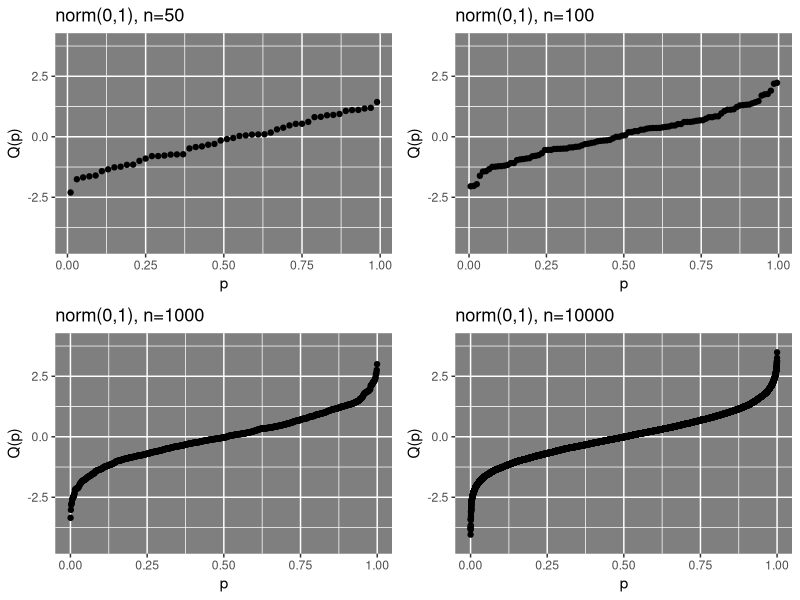
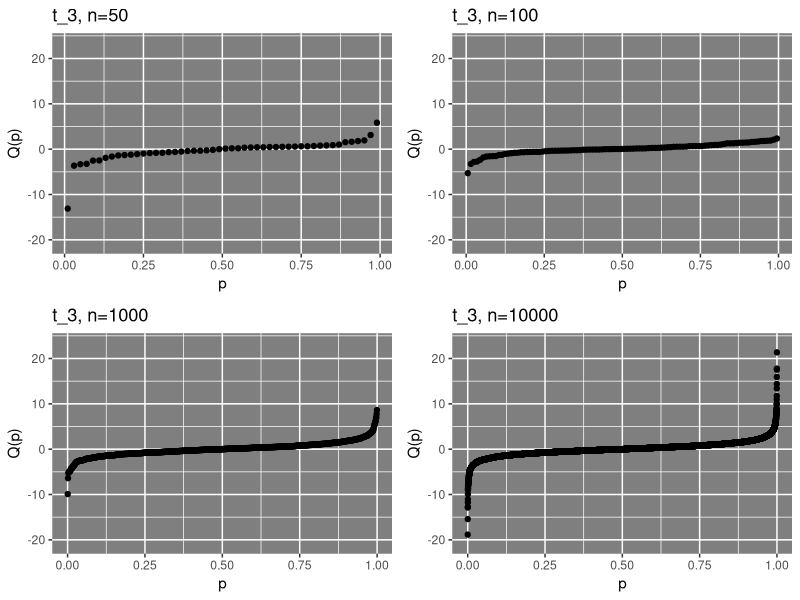
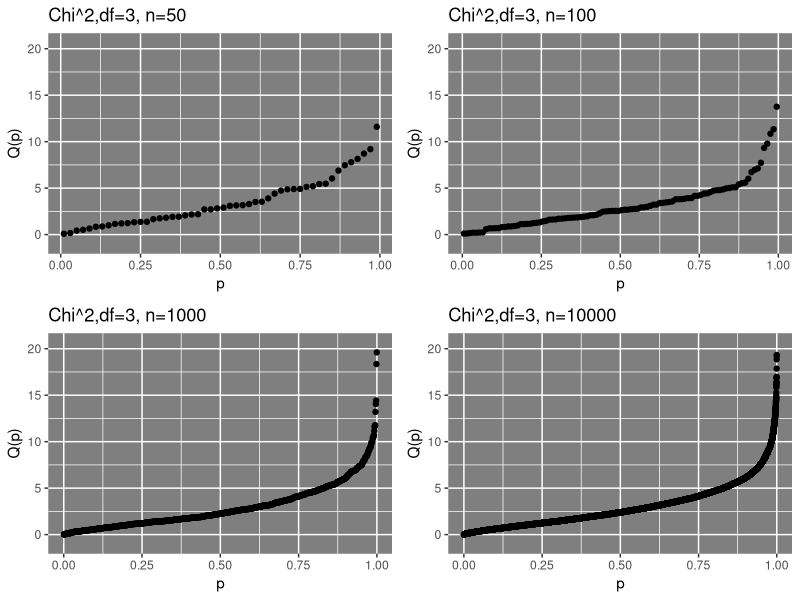
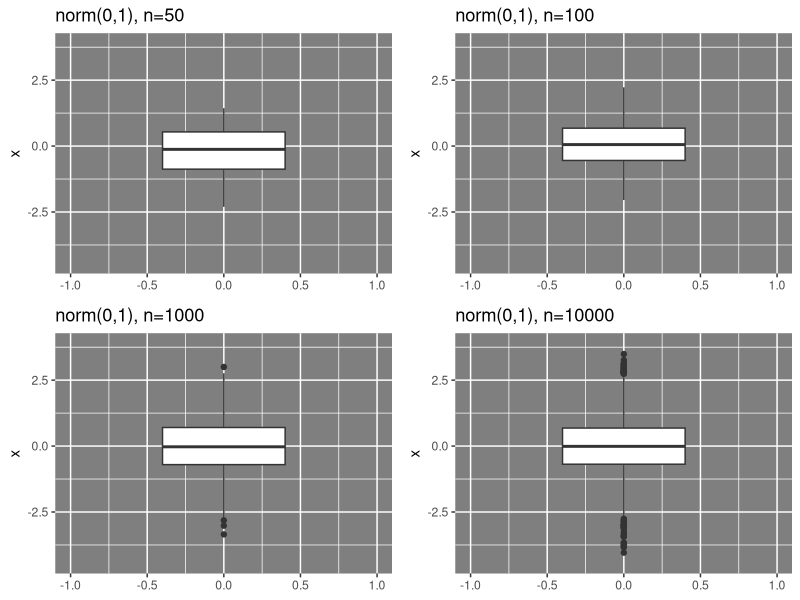
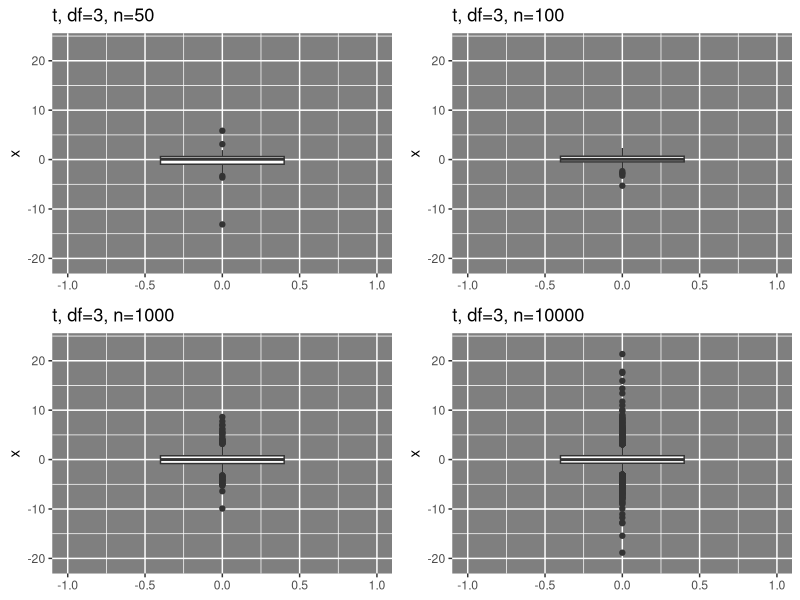
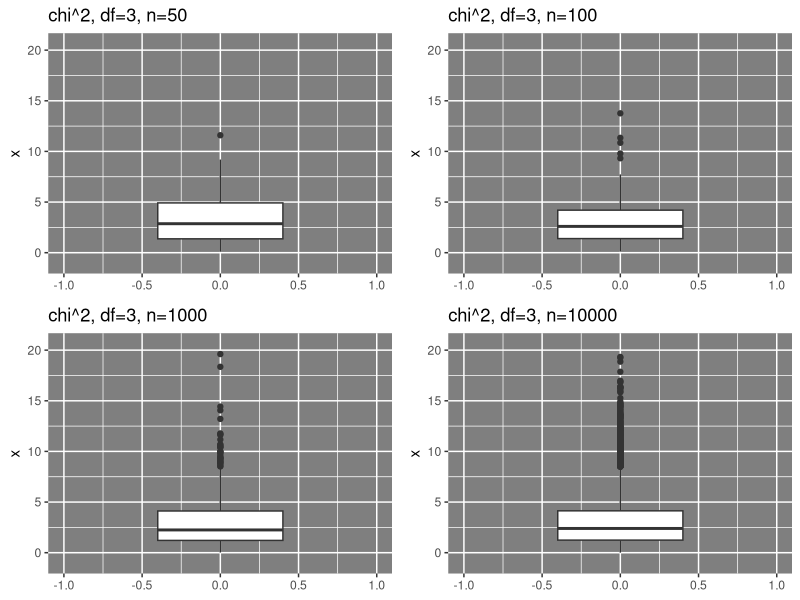
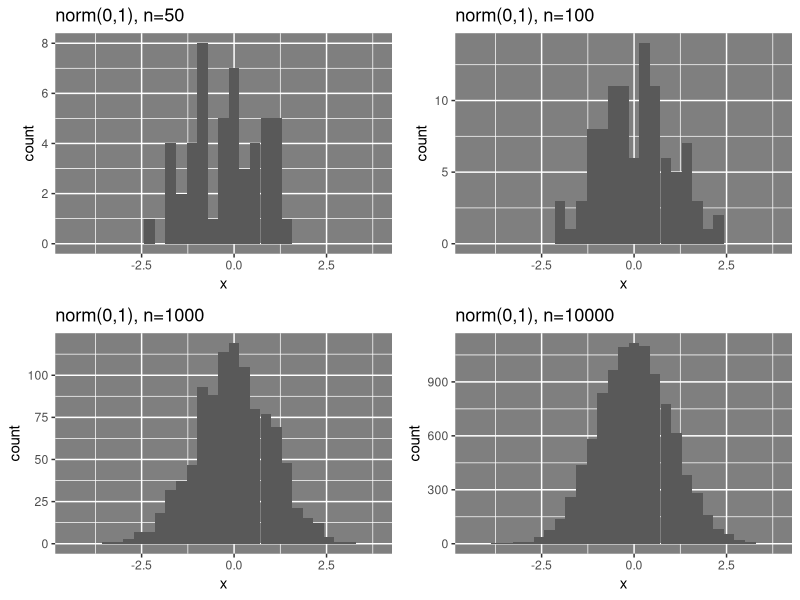
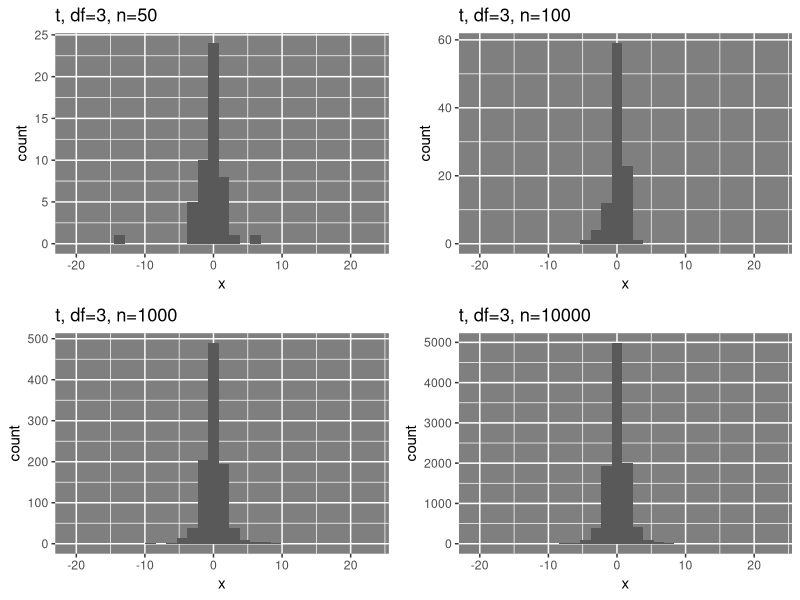

Write the R code that produced these figures, in order.
## ---- chunk 1
knitr::opts_chunk$set(echo = TRUE)
## ---- chunk 2
    set.seed(314159)
    # The normal data
    z50 <- rnorm(50)
    z100 <- rnorm(100)
    z1000 <- rnorm(1000)
    z10000 <- rnorm(10000)
    zlims <- extendrange(c(z50, z100, z1000, z10000))
    
    # The student t (3) data
    t50 <- rt(50,3)
    t100 <- rt(100,3)
    t1000 <- rt(1000,3)
    t10000 <- rt(10000,3)
    tlims <- extendrange(c(t50, t100, t1000, t10000))
    
    # The Chi-squared (3) data
    c50 <- rchisq(50, 3)
    c100 <- rchisq(100,3)
    c1000 <- rchisq(1000,3)
    c10000 <- rchisq(10000,3)
    clims <- extendrange(c(c50, c100, c1000, c10000))
    
## ---- chunk 3
    library(ggplot2)
    library(egg)
    savePar <- par(mfrow=c(2,2))
    par(savePar)
    plotquantile=function(x, lims){
      ggplot(data=data.frame(x=x), mapping = aes(x=ppoints(length(x)), y=sort(x))) + 
        geom_point()+ylim(lims)+
        labs(x="p",y="Q(p)")+
        theme(panel.background = element_rect(fill = "grey50"))
    }
    
    p1=plotquantile(z50, zlims)+labs(title="norm(0,1), n=50")
    p2=plotquantile(z100, zlims)+labs(title="norm(0,1), n=100")
    p3=plotquantile(z1000, zlims)+labs(title="norm(0,1), n=1000")
    p4=plotquantile(z10000, zlims)+labs(title="norm(0,1), n=10000")
    ggarrange(p1,p2,p3,p4,nrow = 2, ncol = 2)
    
    p1=plotquantile(t50, tlims)+labs(title="t_3, n=50")
    p2=plotquantile(t100, tlims)+labs(title="t_3, n=100")
    p3=plotquantile(t1000, tlims)+labs(title="t_3, n=1000")
    p4=plotquantile(t10000, tlims)+labs(title="t_3, n=10000")
    ggarrange(p1,p2,p3,p4,nrow = 2, ncol = 2)
    
    p1=plotquantile(c50, clims)+labs(title="Chi^2,df=3, n=50")
    p2=plotquantile(c100, clims)+labs(title="Chi^2,df=3, n=100")
    p3=plotquantile(c1000, clims)+labs(title="Chi^2,df=3, n=1000")
    p4=plotquantile(c10000, clims)+labs(title="Chi^2,df=3, n=10000")
    ggarrange(p1,p2,p3,p4,nrow = 2, ncol = 2)
## ---- chunk 4
      plotbox=function(x, lims){
      ggplot(data=data.frame(x=x), mapping = aes(y=x)) + 
        geom_boxplot(width=0.8)+ylim(lims)+xlim(-1,1)+
        theme(panel.background = element_rect(fill = "grey50"))
    }
    
    p1=plotbox(z50, zlims)+labs(title="norm(0,1), n=50")
    p2=plotbox(z100, zlims)+labs(title="norm(0,1), n=100")
    p3=plotbox(z1000, zlims)+labs(title="norm(0,1), n=1000")
    p4=plotbox(z10000, zlims)+labs(title="norm(0,1), n=10000")
    ggarrange(p1,p2,p3,p4,nrow = 2, ncol = 2)
    
    
    p1=plotbox(t50, tlims)+labs(title="t, df=3, n=50")
    p2=plotbox(t100, tlims)+labs(title="t, df=3, n=100")
    p3=plotbox(t1000, tlims)+labs(title="t, df=3, n=1000")
    p4=plotbox(t10000, tlims)+labs(title="t, df=3, n=10000")
    ggarrange(p1,p2,p3,p4,nrow = 2, ncol = 2)
    
    
    p1=plotbox(c50, clims)+labs(title="chi^2, df=3, n=50")
    p2=plotbox(c100, clims)+labs(title="chi^2, df=3, n=100")
    p3=plotbox(c1000, clims)+labs(title="chi^2, df=3, n=1000")
    p4=plotbox(c10000, clims)+labs(title="chi^2, df=3, n=10000")
    ggarrange(p1,p2,p3,p4,nrow = 2, ncol = 2)
    
    
 
## ---- chunk 5
    plothist=function(x, lims){
      ggplot(data=data.frame(x=x), mapping = aes(x=x)) + 
        geom_histogram()+xlim(lims)+
        theme(panel.background = element_rect(fill = "grey50"))
    }
    
    p1=plothist(z50, zlims)+labs(title="norm(0,1), n=50")
    p2=plothist(z100, zlims)+labs(title="norm(0,1), n=100")
    p3=plothist(z1000, zlims)+labs(title="norm(0,1), n=1000")
    p4=plothist(z10000, zlims)+labs(title="norm(0,1), n=10000")
    ggarrange(p1,p2,p3,p4,nrow = 2, ncol = 2)
    
    
    p1=plothist(t50, tlims)+labs(title="t, df=3, n=50")
    p2=plothist(t100, tlims)+labs(title="t, df=3, n=100")
    p3=plothist(t1000, tlims)+labs(title="t, df=3, n=1000")
    p4=plothist(t10000, tlims)+labs(title="t, df=3, n=10000")
    ggarrange(p1,p2,p3,p4,nrow = 2, ncol = 2)
    
    
    p1=plothist(c50, clims)+labs(title="chi^2, df=3, n=50")
    p2=plothist(c100, clims)+labs(title="chi^2, df=3, n=100")
    p3=plothist(c1000, clims)+labs(title="chi^2, df=3, n=1000")
    p4=plothist(c10000, clims)+labs(title="chi^2, df=3, n=10000")
    ggarrange(p1,p2,p3,p4,nrow = 2, ncol = 2)
   
## ---- chunk 6
    plotdensity=function(x, lims){
      ggplot(data=data.frame(x=x), mapping = aes(x=x)) + 
        geom_density()+xlim(lims)+
        theme(panel.background = element_rect(fill = "grey50"))
    }
    
    p1=plotdensity(z50, zlims)+labs(title="norm(0,1), n=50")
    p2=plotdensity(z100, zlims)+labs(title="norm(0,1), n=100")
    p3=plotdensity(z1000, zlims)+labs(title="norm(0,1), n=1000")
    p4=plotdensity(z10000, zlims)+labs(title="norm(0,1), n=10000")
    ggarrange(p1,p2,p3,p4,nrow = 2, ncol = 2)
    
    
    p1=plotdensity(t50, tlims)+labs(title="t, df=3, n=50")
    p2=plotdensity(t100, tlims)+labs(title="t, df=3, n=100")
    p3=plotdensity(t1000, tlims)+labs(title="t, df=3, n=1000")
    p4=plotdensity(t10000, tlims)+labs(title="t, df=3, n=10000")
    ggarrange(p1,p2,p3,p4,nrow = 2, ncol = 2)
    
    
    p1=plotdensity(c50, clims)+labs(title="chi^2, df=3, n=50")
    p2=plotdensity(c100, clims)+labs(title="chi^2, df=3, n=100")
    p3=plotdensity(c1000, clims)+labs(title="chi^2, df=3, n=1000")
    p4=plotdensity(c10000, clims)+labs(title="chi^2, df=3, n=10000")
    ggarrange(p1,p2,p3,p4,nrow = 2, ncol = 2)
